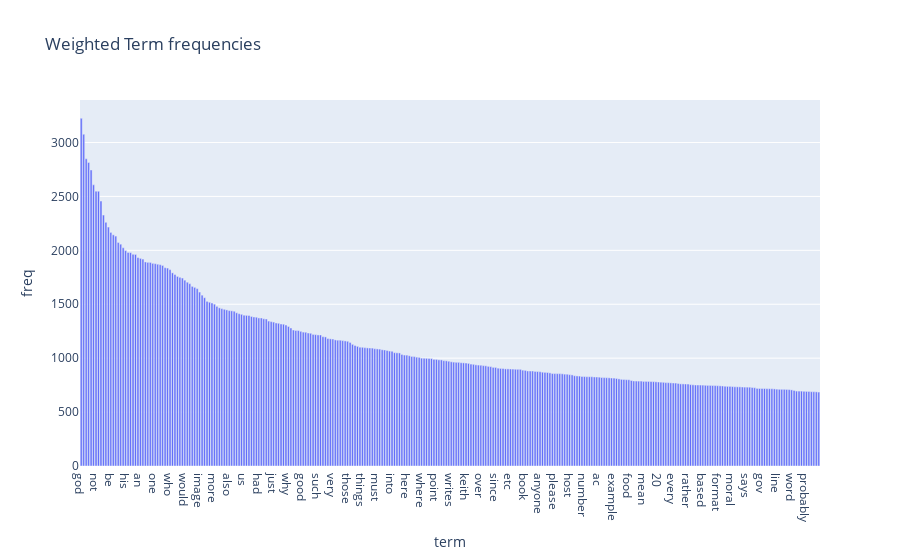

Write notebook code for a chart like this one.
### Markdown cell above
### >>> **Exercise 14 (take home):** 
The chart above contains all the vocabulary, and it's computationally intensive to both compute and visualize. Can you efficiently reduce the number of terms you want to visualize as an exercise.

### Code cell
# Answer here
"""
A term has large weight when it shows up frequently, but low weight when it shows up in many documents.
"""

doc_contain = pd.Series((np.asarray(X_counts.toarray()) > 0).sum(axis=0), name='doc_contain')

tmp_df = pd.DataFrame({
  'term': count_vect.get_feature_names_out(), 
  'freq': term_frequencies * np.log((X_counts.shape[0] + 1) / (doc_contain + 1)),
  'doc_contain': doc_contain,
  'term_freq': term_frequencies
})
tmp_df_sorted = tmp_df.sort_values(by='freq', ascending=False)
tmp_df_sorted.head(10)

px.bar(tmp_df_sorted.iloc[:300],
        x='term', y='freq',
        title='Weighted Term frequencies',
        labels={'x':'Term', 'y':'Weighted Frequency'},
)

### Figure 1 — Plotly figure (JSON) as saved in the notebook; plotly's stock layout.template omitted (floating-point values rounded to 4 significant figures; data arrays with more than 128 entries replaced by an {"elided": "..."} marker saying what was removed)
{"data": [{"alignmentgroup": "True", "hovertemplate": "term=%{x}<br>freq=%{y}<extra></extra>", "legendgroup": "", "marker": {"color": "#636efa", "pattern": {"shape": ""}}, "name": "", "offsetgroup": "", "orientation": "v", "showlegend": false, "textposition": "auto", "type": "bar", "x": {"elided": "300 str values"}, "xaxis": "x", "y": {"elided": "300 float values"}, "yaxis": "y"}], "layout": {"barmode": "relative", "legend": {"tracegroupgap": 0}, "title": {"text": "Weighted Term frequencies"}, "xaxis": {"anchor": "y", "domain": [0, 1], "title": {"text": "term"}}, "yaxis": {"anchor": "x", "domain": [0, 1], "title": {"text": "freq"}}}}
